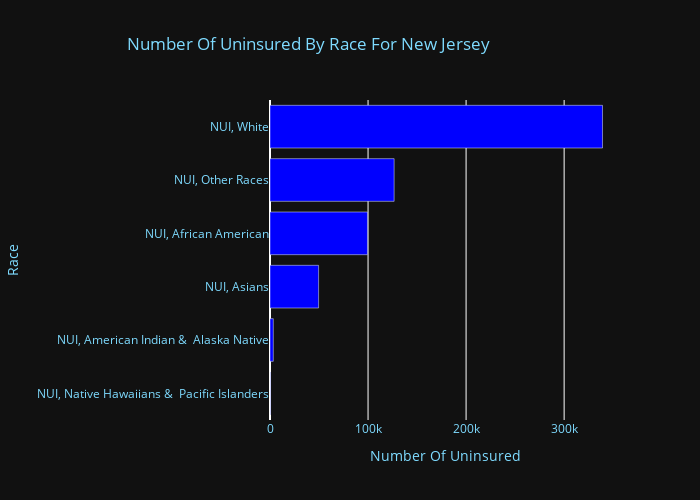

The notebook cell saved with this chart:
### Code cell
# 4 Horizontal Bar

# Here I set the colors I will be using for the visualizations
colors = {
    'background': '#111111',
    'text': '#7FDBFF'
}

df5= cities[['NUI, White', 'NUI, African American','NUI, American Indian & Alaska Native Population',
'NUI, Asians','NUI, Native Hawaiians & Pacific Islanders Population', 'NUI, Other Races','Uninsured Population']]

df5.rename(columns={"NUI, American Indian & Alaska Native Population": "NUI, American Indian &\n Alaska Native", "NUI, Native Hawaiians & Pacific Islanders Population": "NUI, Native Hawaiians &\n Pacific Islanders"}, inplace = True)

df5 = df5[['NUI, White', 'NUI, African American','NUI, American Indian &\n Alaska Native',
'NUI, Asians','NUI, Native Hawaiians &\n Pacific Islanders', 'NUI, Other Races']].sum()

df5 = pd.DataFrame(df5)

df5 = df5.reset_index()

# Didnt use an equals sign because this just renames the existing dataframe instead of renaming a copy of the dataframe.
df5.rename(columns = {'index':'Race', 0:'Number Of Uninsured'}, inplace = True)

df5 = df5.sort_values(by='Number Of Uninsured', ascending =True)

fig_5 = px.bar(df5, x='Number Of Uninsured', y='Race',color_discrete_sequence=["blue"], title='Number Of Uninsured By Race For New Jersey', height = 500, width = 700, orientation= 'h')
# fig_3.update_layout(width= 1150, height=700)
# fig_3.show()

# this is where I center the title for the visualization
fig_5.update_layout(
    title=dict(x=0.7), #set title in the center
    plot_bgcolor=colors['background'],
    paper_bgcolor=colors['background'],
    font_color=colors['text'],
)

fig_5.show()

### Figure 1 — Plotly figure (JSON) as saved in the notebook; plotly's stock layout.template omitted (floating-point values rounded to 4 significant figures)
{"data": [{"alignmentgroup": "True", "hovertemplate": "Number Of Uninsured=%{x}<br>Race=%{y}<extra></extra>", "legendgroup": "", "marker": {"color": "blue", "pattern": {"shape": ""}}, "name": "", "offsetgroup": "", "orientation": "h", "showlegend": false, "textposition": "auto", "type": "bar", "x": [313, 3356, 49550, 99416, 126614, 339127], "xaxis": "x", "y": ["NUI, Native Hawaiians &\n Pacific Islanders", "NUI, American Indian &\n Alaska Native", "NUI, Asians", "NUI, African American", "NUI, Other Races", "NUI, White"], "yaxis": "y"}], "layout": {"barmode": "relative", "font": {"color": "#7FDBFF"}, "height": 500, "legend": {"tracegroupgap": 0}, "paper_bgcolor": "#111111", "plot_bgcolor": "#111111", "title": {"text": "Number Of Uninsured By Race For New Jersey", "x": 0.7}, "width": 700, "xaxis": {"anchor": "y", "domain": [0, 1], "title": {"text": "Number Of Uninsured"}}, "yaxis": {"anchor": "x", "domain": [0, 1], "title": {"text": "Race"}}}}
